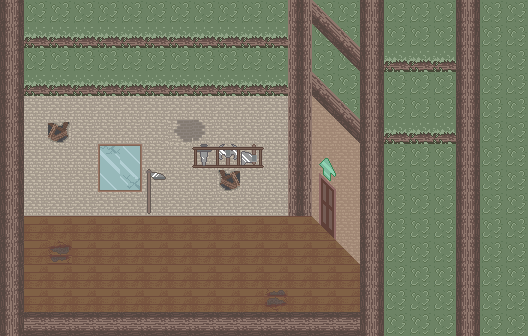

Rendered tile map (Tiled .tmx) drawn with the repository's tilesets; below, a short description and the map source with its tile grids summarised:
An orthogonal 22x14 tile map with 24x24 px tiles, 4 tile layers (floor, wall, pillar_bottom, pillar_top) and 12 objects (3x sprite, 2x throwable, door, material, info, ...).

<map version="1.0" orientation="orthogonal" width="22" height="14" tilewidth="24" tileheight="24">
 <properties>
  <property name="overworldName" value="town_1" />
  <property name="soundtrack" value="blacksmith" />
 </properties>
 <tileset firstgid="1" name="inside" tilewidth="24" tileheight="24">
  <image source="../images/tilesets/inside.png" width="288" height="240" />
 </tileset>
 <layer name="floor" width="22" height="14">
  <data>[308 cells, 60 non-empty, 1 distinct tile ids]</data>
 </layer>
 <layer name="wall" width="22" height="14">
  <data>[308 cells, 132 non-empty, 3 distinct tile ids]</data>
 </layer>
 <layer name="pillar_bottom" width="22" height="14">
  <data>[308 cells, 128 non-empty, 13 distinct tile ids]</data>
 </layer>
 <layer name="pillar_top" width="22" height="14">
  <data>[308 cells, 164 non-empty, 15 distinct tile ids]</data>
 </layer>
 <objectgroup color="#a47533" name="floorspace" width="22" height="14">
  <object x="360" y="264">
   <properties>
    <property name="primary" value="true" />
   </properties>
   <polygon points="0,0 -48,-48 -336,-48 -336,48 0,48" />
  </object>
  <object x="48" y="287">
   <properties>
    <property name="height" value="20" />
   </properties>
   <polygon points="0,2 8,-7 24,-7 15,2" />
  </object>
  <object x="112" y="239">
   <properties>
    <property name="height" value="24" />
   </properties>
   <polygon points="36,0 16,25 -88,25 -88,1" />
  </object>
 </objectgroup>
 <objectgroup color="#000000" name="nodes" width="22" height="14">
  <object type="sprite" x="48" y="264" width="24" height="24">
   <properties>
    <property name="depth" value="2" />
    <property name="height" value="24" />
    <property name="sheet" value="images/sprites/town/little_chest_left.png" />
    <property name="width" value="24" />
   </properties>
  </object>
  <object type="sprite" x="48" y="216" width="120" height="48">
   <properties>
    <property name="depth" value="18" />
    <property name="flip" value="true" />
    <property name="height" value="47" />
    <property name="sheet" value="images/sprites/town/bed.png" />
    <property name="width" value="95" />
   </properties>
  </object>
  <object type="sprite" x="24" y="192" width="24" height="48">
   <properties>
    <property name="flip" value="true" />
    <property name="height" value="48" />
    <property name="sheet" value="images/sprites/town/bed_headboard.png" />
    <property name="width" value="24" />
   </properties>
  </object>
  <object name="main" type="door" x="318" y="180" width="17" height="62">
   <properties>
    <property name="button" value="RIGHT" />
    <property name="level" value="blacksmith" />
    <property name="to" value="upstairs" />
   </properties>
  </object>
  <object name="pot" type="throwable" x="288" y="264" width="24" height="24" />
  <object name="pot" type="throwable" x="299" y="276" width="24" height="24" />
  <object name="duck" type="material" x="216" y="216" width="24" height="24" />
  <object type="info" x="180" y="204" width="24" height="24">
   <properties>
    <property name="info" value="Health Potion Recipe = | 2 leaves + 1 mushroom + 1 stick + 1 bone" />
    <property name="sprite" value="note" />
   </properties>
  </object>
  <object name="blacksmith_wife" type="npc" x="168" y="240" width="48" height="48" />
 </objectgroup>
</map>
